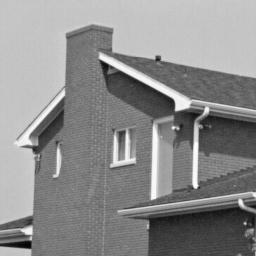
%> input picture TME_7/house2.png, 256 x 256 px
$ octave splitmerge_house2.m   (GNU Octave 9; MATLAB toolbox functions it lacks are replaced by stand-ins)
%> lines starting %> are read from the running program, lines starting %| are printed output that depends on the picture; in (x1, y1, x2, y2) boxes, pixels count from 0 and x2, y2 are one past the last pixel; in counts of white or black regions, pixels touching at a corner belong together; the program's own positions count from 1
### TME_7/ouvrirImage.m
function [I,n,m] = ouvrirImage(nom)
%> called with nom = 'house2.png'
I=imread(nom);
%> I is the input picture: size 256x256 uint8; min 0, max 255, mean 140
imageview(I);
%> (this line was passed over: imageview is not available in this run)
n = size(I,1);
%> n = 256
m = size(I,2);
%> m = 256
end

### TME_7/expand.m
function J = expand(I)

h = size(I,1);
%> h = 256
l = size(I,2);
%> l = 256

n = ceil(log2(max(l,h)));
%> n = 8
moy = mean(mean(I));
%> moy = 140
J = ones(2^n,2^n).*moy;
%> J: size 256x256 double; every value is 140

J(1:h,1:l) = I;


### TME_7/qtdecomp.m
function S = qtdecomp( I, thresh, mindim)
    [n,m] = size(I);
    if n ~= m,
        error( 'image must be squared');
    end
    if n>mindim & mod(n,2) == 0 & std(I(:)) > thresh,
        n2 = n/2;
        I11 = I(1:n2,1:n2);
        I12 = I(1:n2,n2+1:n);
        I21 = I(n2+1:n,1:n2);
        I22 = I(n2+1:n,n2+1:n);

        S11 = qtdecomp( I11, thresh, mindim);
        S12 = qtdecomp( I12, thresh, mindim);
        S21 = qtdecomp( I21, thresh, mindim);
        S22 = qtdecomp( I22, thresh, mindim);

        S = [S11,S12; S21, S22];
    else
        S = sparse(n,n);
        S(1,1) = n;
    end
end

### TME_7/numreg.m
function n = numreg(S)

n = numel(find(S));

### TME_7/quaddraw.m
function [Q] = quaddraw(I,S)

QR = I;
QG = I;
QB = I;

[r,c]=find(S);
l = numreg(S);

for k=1:l
    v=S(r(k),c(k));
    %[vals,i,j]=qtgetblk(I,S,k);
    for i = 1:v
        for j = 1:v
          if i==1 || j==1 || i==v || j==v
              QR(i+r(k),j+c(k),1)=255;
              QG(i+r(k),j+c(k),1)=0;
              QB(i+r(k),j+c(k),1)=0;
          end
        end
    end
end

Q(:,:,1)=uint8(QR);
Q(:,:,2)=uint8(QG);
Q(:,:,3)=uint8(QB);

### TME_7/fusion.m
function F = fusion(S,I,thresh)

B = zeros(size(I));
kmax = full(max(S));

for k = 1 :kmax;
    [vals,i,j]=qtgetblk(I,S,k);
    if ~isempty(vals)
        for l = 1:length(i)
            if std2(vals(:,:,l)) < thresh
                B(i(l):i(l)+k,j(l):j(l)+k) = 1;
            end
        end
    end
end
F = bwlabel(B);

### TME_7/qtgetblk.m
function [varargout] = qtgetblk(I, S, dim)
  if nargin ~= 3,
    usage('[vals,r,c]=qtgetblk(I,S,dim), [vals,idx]=qtgetblk(I,S,dim)');
  end
  if nargout>3,
    usage('[vals,r,c]=qtgetblk(I,S,dim), [vals,idx]=qtgetblk(I,S,dim)');
  end

  [i,j,v]=find(S);

  idx=find(v==dim);

  if length(idx)==0,
    for i=1:nargout
      varargout{i}=[];
    end
  else
    r=i(idx);
    c=j(idx);

    vals=zeros(dim,dim,length(idx));
    for i=1:length(idx)
      vals(:,:,i)=I(r(i):r(i)+dim-1,c(i):c(i)+dim-1);
    end

    varargout{1}=vals;

    if nargout==3,
      varargout{2}=r;
      varargout{3}=c;
    elseif nargout==2,
      varargout{2}=(c-1)*rows(I)+r;
    end
    end
 end

### TME_7/fusiong.m
function F = fusiong(S,I,thresh)

B = zeros(size(I));
kmax = full(max(S));
sigmac = 0;
mu = 0;
n = 0;
for k = 1 :kmax;
    [vals,i,j]=qtgetblk(I,S,k);
    if ~isempty(vals)
        for l = 1:length(i)
            n1 = n + i(l)*j(l);
            mu1 = mu*n+mean2(vals(:,:,l))/n1;
            sigma1 = n*(sigmac+mu*mu) + i(l)*j(l)*std2(vals(:,:,l)) + mean2(vals(:,:,l)^2)/n1;
            if sigma1 < thresh
                B(i(l):i(l)+k,j(l):j(l)+k) = 1;
                n = n1;
                mu = mu1;
                sigmac = sigma1;
            end
        end
    end
end
F = bwlabel(B);

### TME_7/splitmerge_house2.m
% Lecture de l'image
I = ouvrirImage('house2.png');

% Extension de l'image à une taille en puissance de 2
J = expand(I);
imageview(J);
%> (this line was passed over: imageview is not available in this run)

% Découpage en Quadtree selon le critère d'homogénéité
S = qtdecomp(J,10,8);
%> call 3 of qtdecomp, with thresh = 10, mindim = 8
%> in qtdecomp (call 3), `S(1,1) = n;`:
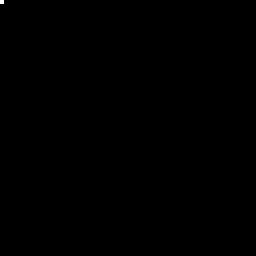
%> S: size 64x64 double (shown 4 times larger); values 0 (black) and 64 (white), 0.02% white in thin lines or dots, all inside (x1, y1, x2, y2) = (0, 0, 1, 1)
n = numreg(S);
%> in numreg, `n = numel(find(S));`: n = 508
%> n = 508
Q = quaddraw(J,S);
%> in quaddraw, `[r,c]=find(S);`: r = 508 values from 1 to 249
%> in quaddraw, `l = numreg(S);`: l = 508
%> the loop in quaddraw, `for k=1:l` made 508 passes
%> v on passes 1 to 3: 64, 32, 32
%> after the loop in quaddraw, `for k=1:l`:
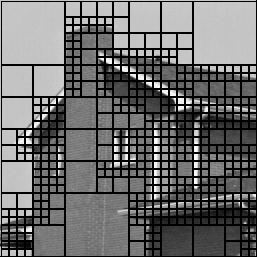
%> QB: size 257x257 double; min 0, max 255, mean 105.2
%> after the loop in quaddraw, `for k=1:l`:
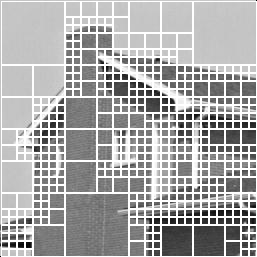
%> QR: size 257x257 double; min 0, max 255, mean 173.2
%> in quaddraw, `Q(:,:,3)=uint8(QB);`:
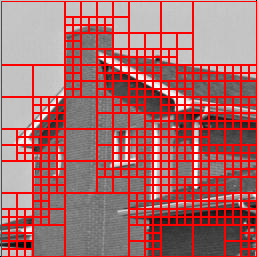
%> Q: size 257x257x3 uint8; mean R, G, B 173.2, 105.2, 105.2

% Merge locale
F = label2rgb(fusion(S,J,15));
%> in fusion, `kmax = full(max(S));`: kmax = 256 values, max 64 at index 1, min 0 at index 2, mean 2.25
%> the loop in fusion, `for k = 1 :kmax;` made 64 passes
%> (idx in qtgetblk, i, j) on pass 32: ([2; 3; 6; 41; 58; 112; 113; 114; 192; 284; 307; 387], [65; 97; 161; 65; 225; 97; 129; 161; 1; 1; 225; 225], [1; 1; 1; 33; 33; 65; 65; 65; 129; 161; 161; 193])
%> after the loop in fusion, `for k = 1 :kmax;`:
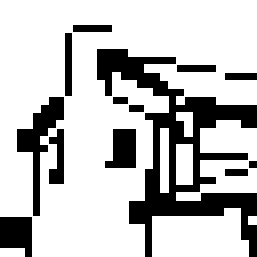
%> B: size 257x257 double; values 0 (black) and 1 (white), 75.7% white; 13 black regions, largest, box (x1, y1, x2, y2) and area: (97, 49, 257, 257) 10034, (17, 97, 64, 216) 1809, (0, 217, 32, 257) 1055
%> in fusion, `F = bwlabel(B);`:
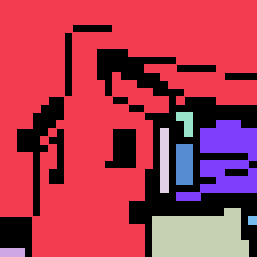
%> F: size 257x257 double; 9 distinct labels, from 0 to 8; one colour per label, 0 black
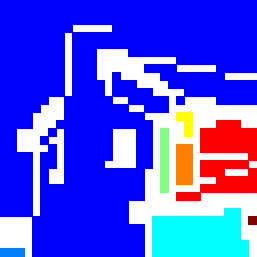
%> F: size 257x257x3 uint8; mean R, G, B 80.5, 82.3, 236.4
imageview(F);
%> (this line was passed over: imageview is not available in this run)

% Merge globale
Fg = label2rgb(fusiong(S,J,0.00001));
%> the loop in fusiong, `for k = 1 :kmax;` made 64 passes
%> after the loop in fusiong, `for k = 1 :kmax;`: B: size 256x256 double; every value is 0
%> after the loop in fusiong, `for k = 1 :kmax;`: mu = 0; mu1 = 1.02; n = 0; n1 = 193; sigma1 = 13048.9; sigmac = 0
%> Fg: size 256x256x3 uint8; every value is 255
imageview(Fg);
%> (this line was passed over: imageview is not available in this run)
